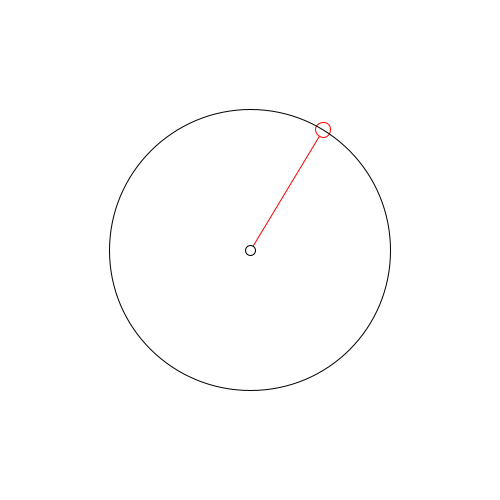
Frame 1 (no input)
Frame 60 (the mouse pressed at the canvas centre just before this capture): identical to frame 1, image omitted
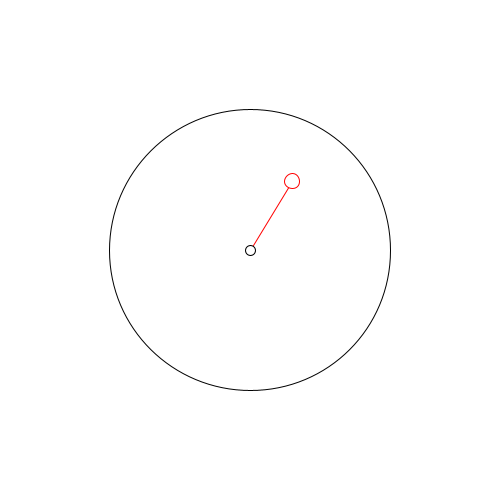
Frame 120 (the mouse held since frame 60 and released just before this capture)

The Processing sketch that drew these frames (run headless with seeded random() and noise(); from frame 60 on, the mouse is pressed at the canvas centre):

// Processing sketch: trigo1
// ── trigo1.pde
//Cliquez pour lancer l'animation
float posX, posY, oX, oY, d, angle, r, v;
boolean etat = true;

void setup()
{
  size(500, 500);
  update();
}

void draw()
{
  background(255);
  //calcul de l'angle
  angle = atan2(posY - oY, posX - oX);
  //deplacement de la balle
  if (etat == true)
  {
    r=d; //si nous n'activons pas l'attracteur le rayon est égale à la distance entre nos éléments
  }
  if (etat == false)
  {
    r+=v; //sinon notre rayon s'incrémente de la vitesse (-1 donc négative)
  }

  if ( r<1 || r>d)
  {
    v = -v;//si nous atteignons les limite rayon ou 0 notre vitesse s'inverse. Nous attirons puis repoussons notre balle
  }

  //position de la balle
  posX = oX+cos(angle)*r;
  posY = oY+sin(angle)*r;

  //balle
  stroke(0);
  strokeWeight(5);
  point(posX, posY);
  strokeWeight(1); 
  stroke(255, 0, 0);
  line(posX, posY, oX, oY);
  ellipse(posX, posY, 15, 15);

  //cercle trigonométrique
  stroke(0);
  point(oY, oY);
  strokeWeight(1);
  noFill();
  ellipse(oX, oY, d*2, d*2);
  fill(255);
  ellipse(oX, oY, 10, 10);
}

void keyPressed()
{
  if (key == 'a')
  {
    update();
  }
}

void mousePressed()
{
  etat = !etat;  
}

//fonction initialisant notre balle
void update()
{
  oX = width/2;
  oY = width/2;
  posX = random(width);
  posY = random(height);
  d = dist(posX, posY, oX, oY);
  v = -1;
}
